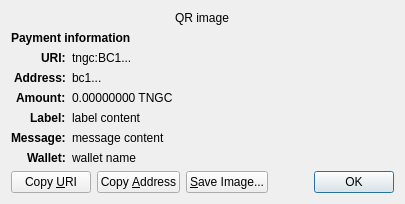
<?xml version="1.0" encoding="UTF-8"?>
<ui version="4.0">
 <class>ReceiveRequestDialog</class>
 <widget class="QDialog" name="ReceiveRequestDialog">
  <property name="geometry">
   <rect>
    <x>0</x>
    <y>0</y>
    <width>413</width>
    <height>229</height>
   </rect>
  </property>
  <property name="windowTitle">
   <string>Request payment to ...</string>
  </property>
  <layout class="QGridLayout" name="gridLayout" columnstretch="0,1">
   <property name="sizeConstraint">
    <enum>QLayout::SetFixedSize</enum>
   </property>
   <item row="0" column="0" colspan="2" alignment="Qt::AlignHCenter">
    <widget class="QRImageWidget" name="qr_code">
     <property name="text">
      <string notr="true">QR image</string>
     </property>
     <property name="textInteractionFlags">
      <set>Qt::NoTextInteraction</set>
     </property>
    </widget>
   </item>
   <item row="1" column="0" colspan="2">
    <widget class="QLabel" name="payment_header">
     <property name="font">
      <font>
       <weight>75</weight>
       <bold>true</bold>
      </font>
     </property>
     <property name="text">
      <string>Payment information</string>
     </property>
     <property name="textInteractionFlags">
      <set>Qt::NoTextInteraction</set>
     </property>
    </widget>
   </item>
   <item row="2" column="0" alignment="Qt::AlignRight|Qt::AlignTop">
    <widget class="QLabel" name="uri_tag">
     <property name="font">
      <font>
       <weight>75</weight>
       <bold>true</bold>
      </font>
     </property>
     <property name="text">
      <string notr="true">URI:</string>
     </property>
     <property name="textFormat">
      <enum>Qt::PlainText</enum>
     </property>
     <property name="textInteractionFlags">
      <set>Qt::NoTextInteraction</set>
     </property>
    </widget>
   </item>
   <item row="2" column="1" alignment="Qt::AlignTop">
    <widget class="QLabel" name="uri_content">
     <property name="text">
      <string notr="true">tngc:BC1...</string>
     </property>
     <property name="textFormat">
      <enum>Qt::RichText</enum>
     </property>
     <property name="wordWrap">
      <bool>true</bool>
     </property>
     <property name="textInteractionFlags">
      <set>Qt::TextSelectableByMouse</set>
     </property>
    </widget>
   </item>
   <item row="3" column="0" alignment="Qt::AlignRight|Qt::AlignTop">
    <widget class="QLabel" name="address_tag">
     <property name="font">
      <font>
       <weight>75</weight>
       <bold>true</bold>
      </font>
     </property>
     <property name="text">
      <string>Address:</string>
     </property>
     <property name="textInteractionFlags">
      <set>Qt::NoTextInteraction</set>
     </property>
    </widget>
   </item>
   <item row="3" column="1" alignment="Qt::AlignTop">
    <widget class="QLabel" name="address_content">
     <property name="text">
      <string notr="true">bc1...</string>
     </property>
     <property name="textFormat">
      <enum>Qt::PlainText</enum>
     </property>
     <property name="textInteractionFlags">
      <set>Qt::TextSelectableByMouse</set>
     </property>
    </widget>
   </item>
   <item row="4" column="0" alignment="Qt::AlignRight|Qt::AlignTop">
    <widget class="QLabel" name="amount_tag">
     <property name="font">
      <font>
       <weight>75</weight>
       <bold>true</bold>
      </font>
     </property>
     <property name="text">
      <string>Amount:</string>
     </property>
     <property name="textInteractionFlags">
      <set>Qt::NoTextInteraction</set>
     </property>
    </widget>
   </item>
   <item row="4" column="1" alignment="Qt::AlignTop">
    <widget class="QLabel" name="amount_content">
     <property name="text">
      <string notr="true">0.00000000 TNGC</string>
     </property>
     <property name="textFormat">
      <enum>Qt::PlainText</enum>
     </property>
     <property name="textInteractionFlags">
      <set>Qt::TextSelectableByMouse</set>
     </property>
    </widget>
   </item>
   <item row="5" column="0" alignment="Qt::AlignRight|Qt::AlignTop">
    <widget class="QLabel" name="label_tag">
     <property name="font">
      <font>
       <weight>75</weight>
       <bold>true</bold>
      </font>
     </property>
     <property name="text">
      <string>Label:</string>
     </property>
     <property name="textInteractionFlags">
      <set>Qt::NoTextInteraction</set>
     </property>
    </widget>
   </item>
   <item row="5" column="1" alignment="Qt::AlignTop">
    <widget class="QLabel" name="label_content">
     <property name="text">
      <string notr="true">label content</string>
     </property>
     <property name="textFormat">
      <enum>Qt::PlainText</enum>
     </property>
     <property name="wordWrap">
      <bool>true</bool>
     </property>
     <property name="textInteractionFlags">
      <set>Qt::TextSelectableByMouse</set>
     </property>
    </widget>
   </item>
   <item row="6" column="0" alignment="Qt::AlignRight|Qt::AlignTop">
    <widget class="QLabel" name="message_tag">
     <property name="font">
      <font>
       <weight>75</weight>
       <bold>true</bold>
      </font>
     </property>
     <property name="text">
      <string>Message:</string>
     </property>
     <property name="textInteractionFlags">
      <set>Qt::NoTextInteraction</set>
     </property>
    </widget>
   </item>
   <item row="6" column="1" alignment="Qt::AlignTop">
    <widget class="QLabel" name="message_content">
     <property name="text">
      <string notr="true">message content</string>
     </property>
     <property name="textFormat">
      <enum>Qt::PlainText</enum>
     </property>
     <property name="wordWrap">
      <bool>true</bool>
     </property>
     <property name="textInteractionFlags">
      <set>Qt::TextSelectableByMouse</set>
     </property>
    </widget>
   </item>
   <item row="7" column="0" alignment="Qt::AlignRight|Qt::AlignTop">
    <widget class="QLabel" name="wallet_tag">
     <property name="font">
      <font>
       <weight>75</weight>
       <bold>true</bold>
      </font>
     </property>
     <property name="text">
      <string>Wallet:</string>
     </property>
     <property name="textInteractionFlags">
      <set>Qt::NoTextInteraction</set>
     </property>
    </widget>
   </item>
   <item row="7" column="1" alignment="Qt::AlignTop">
    <widget class="QLabel" name="wallet_content">
     <property name="text">
      <string notr="true">wallet name</string>
     </property>
     <property name="textFormat">
      <enum>Qt::PlainText</enum>
     </property>
     <property name="wordWrap">
      <bool>true</bool>
     </property>
     <property name="textInteractionFlags">
      <set>Qt::TextSelectableByMouse</set>
     </property>
    </widget>
   </item>
   <item row="8" column="0" colspan="2">
    <layout class="QHBoxLayout" name="horizontalLayout">
     <item>
      <widget class="QPushButton" name="btnCopyURI">
       <property name="text">
        <string>Copy &amp;URI</string>
       </property>
       <property name="autoDefault">
        <bool>false</bool>
       </property>
      </widget>
     </item>
     <item>
      <widget class="QPushButton" name="btnCopyAddress">
       <property name="text">
        <string>Copy &amp;Address</string>
       </property>
       <property name="autoDefault">
        <bool>false</bool>
       </property>
      </widget>
     </item>
     <item>
      <widget class="QPushButton" name="btnSaveAs">
       <property name="text">
        <string>&amp;Save Image...</string>
       </property>
       <property name="autoDefault">
        <bool>false</bool>
       </property>
      </widget>
     </item>
     <item>
      <spacer name="horizontalSpacer_2">
       <property name="orientation">
        <enum>Qt::Horizontal</enum>
       </property>
       <property name="sizeHint" stdset="0">
        <size>
         <width>40</width>
         <height>20</height>
        </size>
       </property>
      </spacer>
     </item>
     <item>
      <widget class="QDialogButtonBox" name="buttonBox">
       <property name="focusPolicy">
        <enum>Qt::StrongFocus</enum>
       </property>
       <property name="standardButtons">
        <set>QDialogButtonBox::Ok</set>
       </property>
      </widget>
     </item>
    </layout>
   </item>
  </layout>
 </widget>
 <customwidgets>
  <customwidget>
   <class>QRImageWidget</class>
   <extends>QLabel</extends>
   <header>qt/qrimagewidget.h</header>
  </customwidget>
 </customwidgets>
 <tabstops>
  <tabstop>buttonBox</tabstop>
  <tabstop>btnCopyURI</tabstop>
  <tabstop>btnCopyAddress</tabstop>
  <tabstop>btnSaveAs</tabstop>
 </tabstops>
 <resources/>
 <connections>
  <connection>
   <sender>buttonBox</sender>
   <signal>accepted()</signal>
   <receiver>ReceiveRequestDialog</receiver>
   <slot>accept()</slot>
   <hints>
    <hint type="sourcelabel">
     <x>135</x>
     <y>230</y>
    </hint>
    <hint type="destinationlabel">
     <x>135</x>
     <y>126</y>
    </hint>
   </hints>
  </connection>
 </connections>
</ui>
